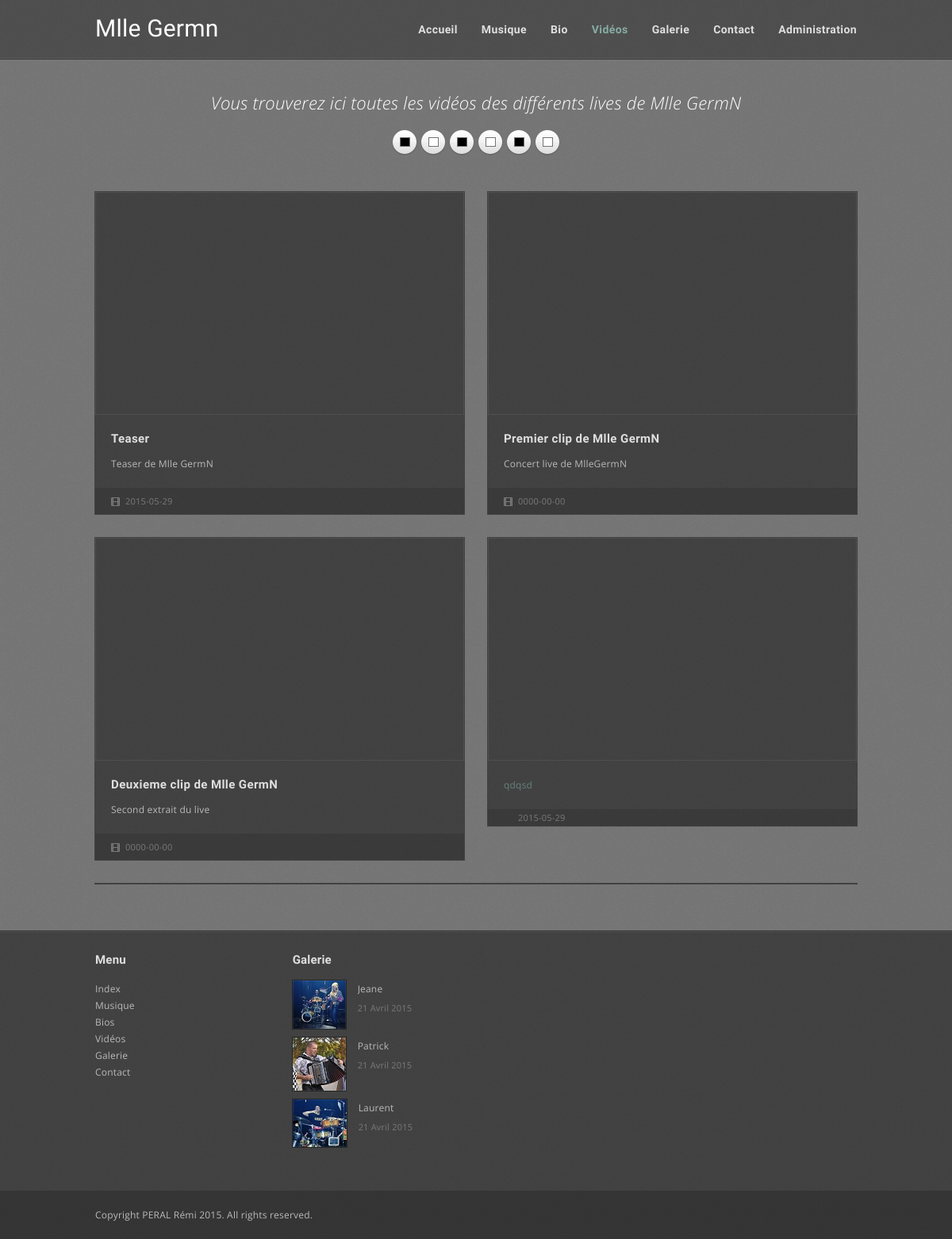
/videos.php, run on the app's committed database.
### tables this page shows
CREATE TABLE IF NOT EXISTS `video` (
  `id` int(3) NOT NULL AUTO_INCREMENT,
  `titre` text NOT NULL,
  `lien` varchar(255) NOT NULL,
  `description` text NOT NULL,
  `dateAjout` date NOT NULL,
  PRIMARY KEY (`id`)
);

### videos.php (the view, shortened to what this page needs)
<!DOCTYPE HTML>
<?php require("connexionBDD.php"); ?>
<html lang="en-US">
<head>
<link rel="stylesheet" type="text/css" media="all" href="style.css" />
<link rel="stylesheet" type="text/css" href="style/css/media-queries.css" />
<link rel="stylesheet" type="text/css" href="style/js/player/mediaelementplayer.css" />
</head>
<body>
<div class="scanlines"></div>
<div class="header-wrapper opacity">
	<div class="header">
		<div class="logo">
		    <a href="index.php">
				Mlle Germn
			</a>
	    </div>
		<div id="menu-wrapper">
			<div id="menu" class="menu">
				<ul id="tiny">
					<li><a href="index.php">Accueil</a>
					<li><a href="musique.php">Musique</a>
					</li>
					<li><a href="bio.php">Bio</a></li>
					<li class="active"><a href="videos.php">Vidéos</a></li>
					<li><a href="galerie.html">Galerie</a></li>
					<li><a href="contact.php">Contact</a></li>
					<li><a href="administration.php">Administration</a></li>
				</ul>
			</div>
		</div>
	</div>
</div>
<div class="wrapper">
<div class="intro">Vous trouverez ici toutes les vidéos des différents lives de Mlle GermN</div>
<ul class="social">
<li><a class="rss" href="#"></a></li><li><a class="facebook" href="#"></a></li><li><a class="rss" href="#"></a></li><li><a class="facebook" href="#"></a></li><li><a class="rss" href="#"></a></li><li><a class="facebook" href="#"></a></li>
</ul>
<div class="blog-wrap">
	<div class="blog-grid">
	<?php
			$sql = "SELECT * FROM video";
			$result = $connexion->query($sql) or die ('Erreur dans la requête '.$sql);
			$nbLig=$result->rowcount();
			for ($i =0; $i < $nbLig; $i++)
			{
				$ligne = $result->fetch();
				$titre = $ligne['titre'];
				$dateAjout = $ligne['dateAjout'];
				$link = $ligne['lien'];
				$description = $ligne['description'];
				$media_url = "";
				if(preg_match('#(?<=(?:v|i)=)[a-zA-Z0-9-]+(?=&)|(?<=(?:v|i)\/)[^&\n]+|(?<=embed\/)[^"&\n]+|(?<=(?:v|i)=)[^&\n]+|(?<=youtu.be\/)[^&\n]+#', $link, $videoid)){
					if(strlen($videoid[0])) { $media_url = 'youtube:_:'.$videoid[0]; }
				}
				if(preg_match('#(https?://)?(www.)?(player.)?vimeo.com/([a-z]*/)*([0-9]{6,11})[?]?.*#', $link, $videoid)){
					if(strlen($videoid[5])) { $media_url = 'vimeo:_:'.$videoid[5]; }
				}
				$exp = explode(':_:', $media_url);
				$html = "";
				switch ($exp[0]) {
					case 'youtube':
						$html = '<iframe width="490" height="281" src="//www.youtube.com/embed/'.$exp[1].'" frameborder="0" webkitAllowFullScreen mozallowfullscreen allowfullscreen></iframe>';
						break;
				}
		?>
		<div class="post format-video box">
			<div class="video frame"><?php echo "$html"; ?></div>
			<h2 class="title"><a href="post.html"><?php echo "$titre";?> </a></h2>
			<p><?php echo "$description"; ?></p>
			<div class="details">
				<span class="icon-video"><a href="#"><?php echo "$dateAjout";?></a></span>
			</div>
		</div>
		<?php
			}
		?>
 	</div>
</div>
</div>
<div class="footer-wrapper">
<div id="footer" class="four">
		<div id="first" class="widget-area">
			<div class="widget widget_archive">
				<h3 class="widget-title">Menu</h3>
				<ul>
					<li><a href="index.php">Index</a></li>
					<li><a href="musique.php">Musique</a></li>
					<li><a href="bio.php">Bios</a></li>
					<li><a href="videos.php">Vidéos</a></li>
					<li><a href="galerie.html">Galerie</a></li>
					<li><a href="contact.php">Contact</a></li>
				</ul>
			</div>
		</div>
		<div id="third" class="widget-area">
		<div id="example-widget-3" class="widget example">
			<h3 class="widget-title">Galerie</h3>
			<ul class="post-list">
			  	<li>
			  		<div class="frame">
			  			<a href="#"><img src="style/images/germn/jeane1Min.jpg" /></a>
			  		</div>
					<div class="meta">
					    <h6><a href="bio.php#jeane">Jeane</a></h6>
					    <em>21 Avril 2015</em>
				    </div>
				</li>
				<li>
			  		<div class="frame">
			  			<a href="#"><img src="style/images/germn/patrick1Min.jpg" /></a>
			  		</div>
					<div class="meta">
					    <h6><a href="bio.php#patrick">Patrick</a></h6>
					    <em>21 Avril 2015</em>
				    </div>
				</li>
				<li>
			  		<div class="frame">
			  			<a href="#"><img src="style/images/germn/laurent1Min.jpg" /></a>
			  		</div>
					<div class="meta">
					    <h6><a href="bio.php#laurent">Laurent</a></h6>
					    <em>21 Avril 2015</em>
				    </div>
				</li>
			</ul>
		</div>
		</div>
	</div>
</div>
<div class="site-generator-wrapper">
	<div class="site-generator">Copyright PERAL Rémi 2015. All rights reserved.</div>
</div>
</body>
</html>

### style/css/media-queries.css (style rules this page uses)
@media only screen and (min-device-width: 768px) and (max-device-width: 1024px) { .header, .wrapper, #footer, .site-generator { width:960px; } }

### data on the page
video: titre "Teaser", description "Teaser de Mlle GermN", dateAjout "2015-05-29"
video: titre "Premier clip de Mlle GermN", description "Concert live de MlleGermN", dateAjout "0000-00-00"
video: titre "Deuxieme clip de Mlle GermN", description "Second extrait du live", dateAjout "0000-00-00"
video: description "qdqsd", dateAjout "2015-05-29"
